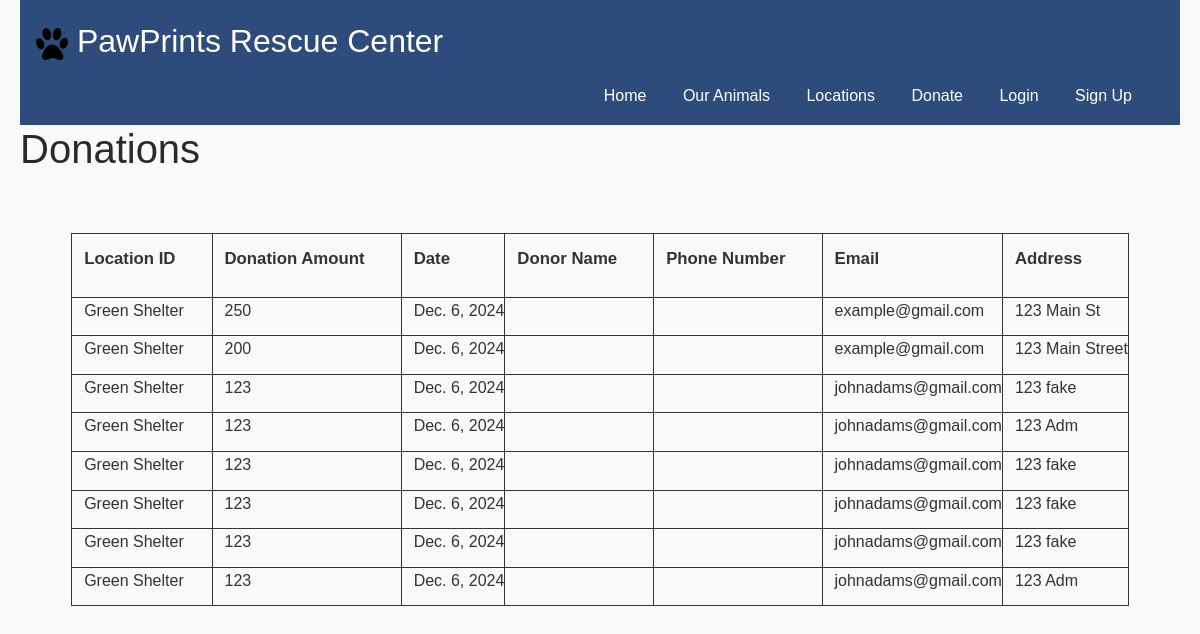
The app's page /donations/, older data.
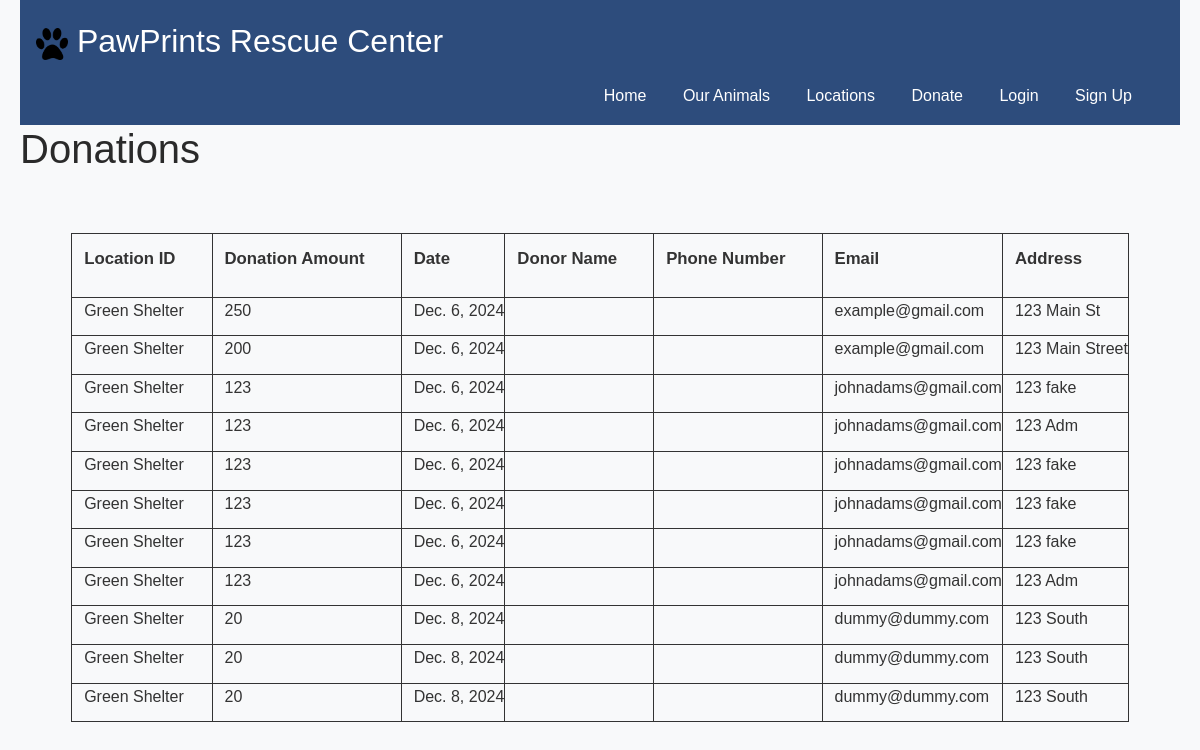
The same page, newer data.
### shelterapp/models.py (models this page shows, shortened)
class Donation(models.Model):
    donationID = models.AutoField(primary_key=True)
    locationID = models.ForeignKey('ShelterLocation', on_delete=models.CASCADE)
    amount = models.IntegerField()
    donationDate = models.DateField()
    name = models.CharField(max_length=100)
    phone_number = models.CharField(
        max_length=14,
        validators=[
            RegexValidator(
                regex=r'^\(\d{3}\) \d{3}-\d{4}$',
                message="Phone number must be in the format '(XXX) XXX-XXXX'."
            )
        ]
    )
    email = models.EmailField()
    address = models.TextField()

class ShelterLocation(models.Model):
    locationID = models.AutoField(primary_key=True)
    locationName = models.CharField(max_length=100)
    address = models.TextField()
    phone_number = models.CharField(
        max_length=14,
        validators=[
            RegexValidator(
                regex=r'^\(\d{3}\) \d{3}-\d{4}$',
                message="Phone number must be in the format '(XXX) XXX-XXXX'."
            )
        ]
    )
    capacity = models.IntegerField()
    currentOccupancy = models.IntegerField()
    funds = models.IntegerField()
    def __str__(self):
        return self.locationName

### shelterapp/views.py (the view)
# urls.py: path('donations/', views.view_donations, name='view_donations'),
def view_donations(request):
    donations = Donation.objects.all()
    return render(request, 'view_donations.html', {'donations': donations})

### shelterapp/templates/view_donations.html (shortened to what this page needs)
<!DOCTYPE html>
<html lang="en">
<head>
    <link rel="stylesheet" href="https://cdn.jsdelivr.net/npm/bootstrap@5.3.2/dist/css/bootstrap.min.css">
    {% load static %}
    <link rel="stylesheet" href="{% static 'shelterapp/css/style.css' %}">
</head>
<body>
    <div id="header">
        <a href="{% url 'default_page' %}">
            <p id="title">
                <img src="{% static 'shelterapp/images/' %}pawprint.png" alt="pawprint" id="logo">
                PawPrints Rescue Center
            </p>
        </a>
        {% if user.is_authenticated %}
            <ul id="nav">
                <li><a href="{% url 'default_page' %}">Home</a></li>
                {% if user.is_staff %}
                    <li><a href="{% url 'staff_dashboard' %}">Dashboard</a></li>
                {% else %}
                    <li><a href="{% url 'adopter_dashboard' %}">Dashboard</a></li>
                {% endif %}
                <li><a href="{% url 'view_animals' %}">Our Animals</a></li>
                <li><a href="{% url 'view_shelters' %}">Locations</a></li>
                <li><a href="{% url 'submit_donation' %}">Donate</a></li>
                <li>
                    <form id="logout" method="POST" action="{% url 'user_logout' %}">
                        {% csrf_token %}
                        <button type="submit" class="btn btn-danger w-100">Sign Out</button>
                    </form>
                </li>
            </ul>
        {% else %}
            <ul id="nav">
                <li><a href="{% url 'default_page' %}">Home</a></li>
                <li><a href="{% url 'view_animals' %}">Our Animals</a></li>
                <li><a href="{% url 'view_shelters' %}">Locations</a></li>
                <li><a href="{% url 'submit_donation' %}">Donate</a></li>
                <li><a href="{% url 'adopter_login' %}">Login</a></li>
                <li><a href="{% url 'adopter_signup' %}">Sign Up</a></li>
            </ul>
        {% endif %}
    </div>
    <h1>Donations</h1>
    <table class="data">
        <tr>
            <th>Location ID</th>
            <th>Donation Amount</th>
            <th>Date</th>
            <th>Donor Name</th>
            <th>Phone Number</th>
            <th>Email</th>
            <th>Address</th>
        </tr>
        {% for donation in donations %}
        <tr>
            <td>{{ donation.locationID }}</td>
            <td>{{ donation.amount }}</td>
            <td>{{ donation.donationDate }}</td>
            <td>{{ donation.donorName }}</td>
            <td>{{ donation.phoneNumber }}</td>
            <td>{{ donation.email }}</td>
            <td>{{ donation.address }}</td>
        </tr>
        {% empty %}
        <tr>
            <td colspan="11">No donations available.</td>
        </tr>
        {% endfor %}
    </table>
</body>
</html>

Row changes from the older to the newer data that the page shows:
added Donation: locationID "Green Shelter", amount "20", donationDate "Dec. 8, 2024", email "dummy@dummy.com", address "123 South"
added Donation: locationID "Green Shelter", amount "20", donationDate "Dec. 8, 2024", email "dummy@dummy.com", address "123 South"
added Donation: locationID "Green Shelter", amount "20", donationDate "Dec. 8, 2024", email "dummy@dummy.com", address "123 South"
